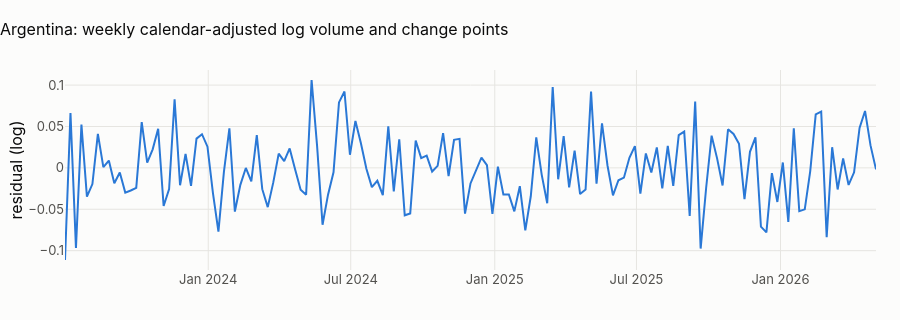

Source (notebook cell):
### Markdown cell above
## 2 · Change points in the level of activity
**Method.** PELT (pruned exact linear time) on the weekly mean of the calendar-adjusted log volume, with an RBF cost
and a penalty of 3·log(n) (BIC-like): it finds the dates where the series' level shifts, and the penalty decides how
much shift is worth a break. Weekly aggregation removes the daily noise that would otherwise force many small breaks.

### Code cell
wk = daily.set_index("local_date").resid.resample("W").mean().dropna()
algo = rpt.Pelt(model="rbf", min_size=6).fit(wk.to_numpy().reshape(-1, 1))
bkps = algo.predict(pen=3 * np.log(len(wk)))
dates = [wk.index[b - 1] for b in bkps[:-1]]
fig = px.line(
    x=wk.index,
    y=wk.values,
    title=f"{CTRY.name}: weekly calendar-adjusted log volume and change points",
)
for d in dates:
    fig.add_vline(x=d, line_dash="dash")
fig.update_layout(height=320, xaxis_title=None, yaxis_title="residual (log)")
fig.show()
display(
    Markdown(
        f"**{len(dates)} change point(s)** "
        + (
            f"at {', '.join(str(d.date()) for d in dates)}."
            if dates
            else "in three years: the level of activity never shifts."
        )
    )
)

### Figure 1 — Plotly figure (JSON) as saved in the notebook; plotly's stock layout.template omitted (floating-point values rounded to 4 significant figures; data arrays with more than 128 entries replaced by an {"elided": "..."} marker saying what was removed)
{"data": [{"hovertemplate": "x=%{x}<br>y=%{y}<extra></extra>", "legendgroup": "", "line": {"color": "#2a78d6", "dash": "solid"}, "marker": {"symbol": "circle"}, "mode": "lines", "name": "", "orientation": "v", "showlegend": false, "type": "scatter", "x": {"elided": "149 str values"}, "xaxis": "x", "y": {"elided": "149 float values"}, "yaxis": "y"}], "layout": {"height": 320, "legend": {"tracegroupgap": 0}, "title": {"text": "Argentina: weekly calendar-adjusted log volume and change points"}, "xaxis": {"anchor": "y", "domain": [0.0, 1.0], "title": {}}, "yaxis": {"anchor": "x", "domain": [0.0, 1.0], "title": {"text": "residual (log)"}}}}
